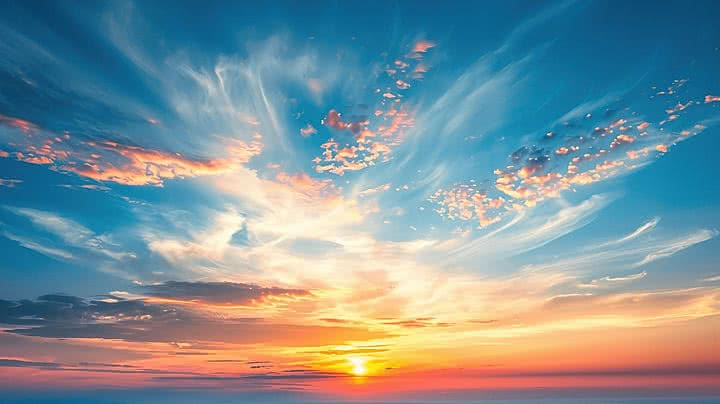
#> input picture lab5/sample_image.png, 720 x 404 px
$ jupyter execute lab5.ipynb   (older library calls are emulated)
#> lines starting #> are read from the running program, lines starting #| are printed output that depends on the picture
[cell 1]
import cv2
import numpy as np
import matplotlib.pyplot as plt

# Read the image
image = cv2.imread('sample_image.png')
#> image is the input picture: shape (404, 720, 3); mean B, G, R 152.6, 146, 124.8
image = cv2.cvtColor(image, cv2.COLOR_BGR2RGB)


# Task 1: Convolve an image with a 7x7 box filter


# Create a 7x7 box filter (averaging filter)
kernel_7x7 = np.ones((7, 7), np.float32) / 49

# Apply the box filter
smoothed_box = cv2.filter2D(image, -1, kernel_7x7)
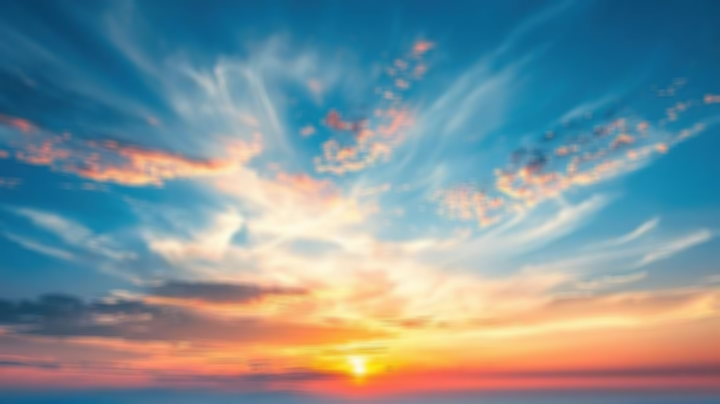
#> smoothed_box: shape (404, 720, 3); mean R, G, B 124.8, 146, 152.6

# Plot original and smoothed images side by side
fig1, ax1 = plt.subplots(1, 2, figsize=(12, 5))
fig1.suptitle("Task 1: 7x7 Box Filter", fontsize=16, fontweight='bold')

ax1[0].imshow(image)
ax1[0].set_title("Original Image")
ax1[0].axis("off")

ax1[1].imshow(smoothed_box)
ax1[1].set_title("Smoothed (7x7 Box Filter)")
ax1[1].axis("off")

plt.tight_layout()
plt.savefig("task1_box_filter.png", dpi=150, bbox_inches='tight')
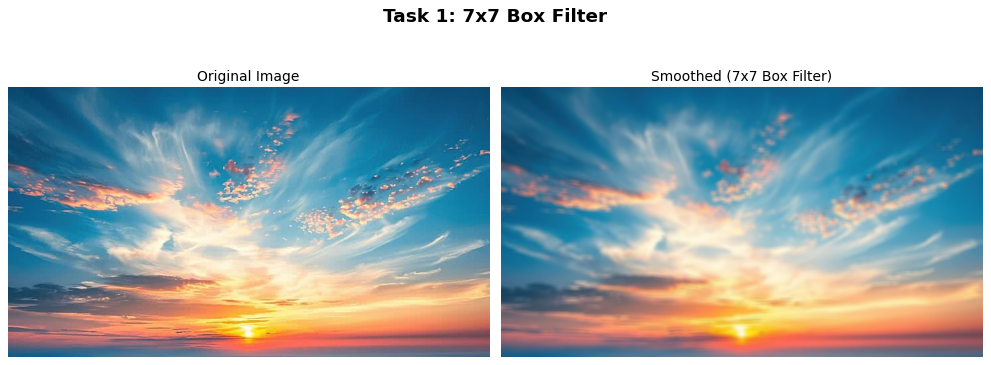
#> figure drawn by matplotlib, 2 panels
plt.show()
print("Task 1 completed: 7x7 Box Filter applied.")


#task 2: Apply 5x5 and 21x21 Gaussian filters


# Apply 5x5 Gaussian filter (sigma chosen automatically based on kernel size)
gaussian_5x5 = cv2.GaussianBlur(image, (5, 5), 0)

# Apply 21x21 Gaussian filter
gaussian_21x21 = cv2.GaussianBlur(image, (21, 21), 0)

# Plot all three images side by side
fig2, ax2 = plt.subplots(1, 3, figsize=(18, 5))
fig2.suptitle("Task 2: Gaussian Filters (5x5 vs 21x21)", fontsize=16, fontweight='bold')

ax2[0].imshow(image)
ax2[0].set_title("Original Image")
ax2[0].axis("off")

ax2[1].imshow(gaussian_5x5)
ax2[1].set_title("5x5 Gaussian Filter")
ax2[1].axis("off")

ax2[2].imshow(gaussian_21x21)
ax2[2].set_title("21x21 Gaussian Filter")
ax2[2].axis("off")

plt.tight_layout()
plt.savefig("task2_gaussian_filter.png", dpi=150, bbox_inches='tight')
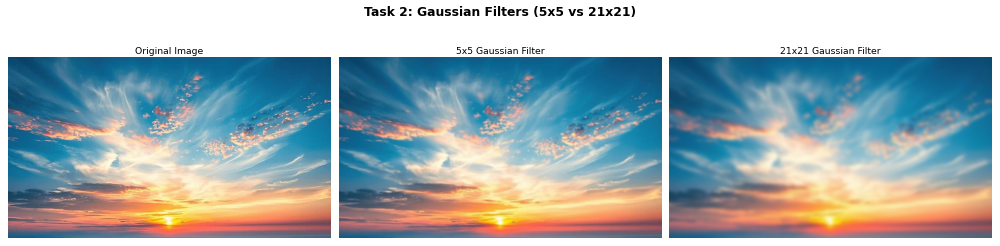
#> figure drawn by matplotlib, 3 panels
plt.show()
print("Task 2 completed: 5x5 and 21x21 Gaussian Filters applied.")


# Step 1: Read the image (already done above)
# Step 2: Convert image to float32
image_float = image.astype(np.float32) / 255.0

# Step 3: Apply the Laplacian filter using cv2.Laplacian()
laplacian = cv2.Laplacian(image_float, cv2.CV_32F, ksize=3)
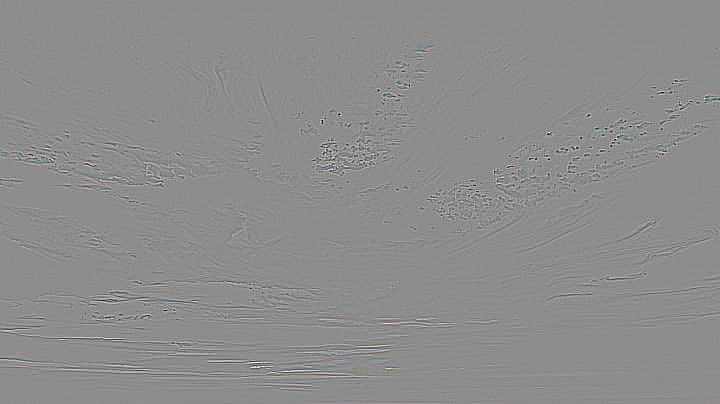
#> laplacian: shape (404, 720, 3) float32; mean R, G, B 9.94e-05, 6.41e-05, 6.98e-05; drawn with min black and max white

# Step 4: Sharpen the image
sharpened = np.clip(image_float - laplacian, 0, 1)
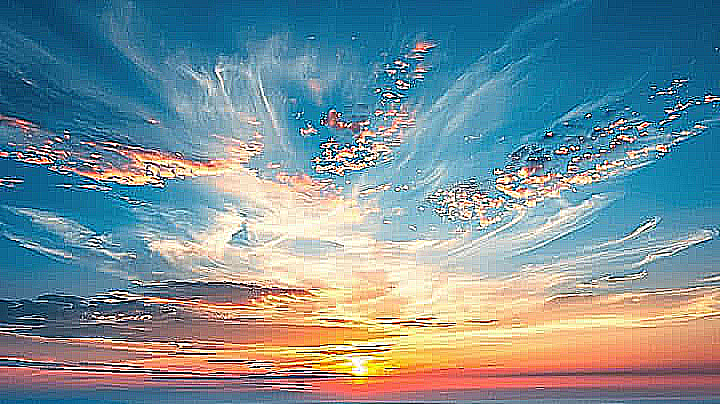
#> sharpened: shape (404, 720, 3) float32; mean R, G, B 0.473, 0.564, 0.594

# Step 5: Plot original, Laplacian result, and sharpened image
fig3, ax3 = plt.subplots(1, 3, figsize=(18, 5))
fig3.suptitle("Task 3: Laplacian Sharpening (3x3)", fontsize=16, fontweight='bold')

ax3[0].imshow(image_float)
ax3[0].set_title("Original Image")
ax3[0].axis("off")

# Normalize Laplacian for display (shift to 0-1 range for visibility)
laplacian_display = (laplacian - laplacian.min()) / (laplacian.max() - laplacian.min())
ax3[1].imshow(laplacian_display)
ax3[1].set_title("Laplacian Filter Output")
ax3[1].axis("off")

ax3[2].imshow(sharpened)
ax3[2].set_title("Sharpened Image")
ax3[2].axis("off")

plt.tight_layout()
plt.savefig("task3_laplacian_sharpening.png", dpi=150, bbox_inches='tight')
plt.show()
print("Task 3 completed: 3x3 Laplacian Sharpening applied.")

print("\nAll tasks completed successfully!")

$ run again, with lab5/task1_box_filter.png copied over lab5/sample_image.png
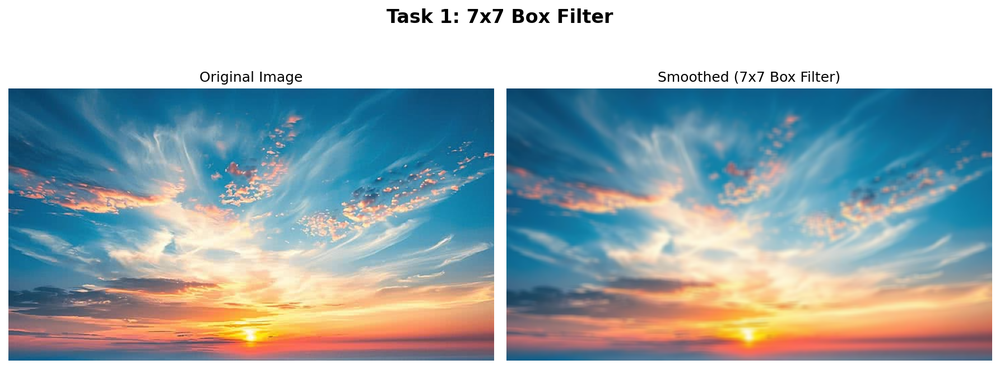
#> input picture lab5/task1_box_filter.png, 1000 x 369 px, shrunk from 1785 x 659 before the run
#> image is the input picture: shape (369, 1000, 3); mean B, G, R 179.8, 175.2, 160.1
#> `laplacian = cv2.Laplacian(image_float, cv2.CV_32F, ksize=3)`:
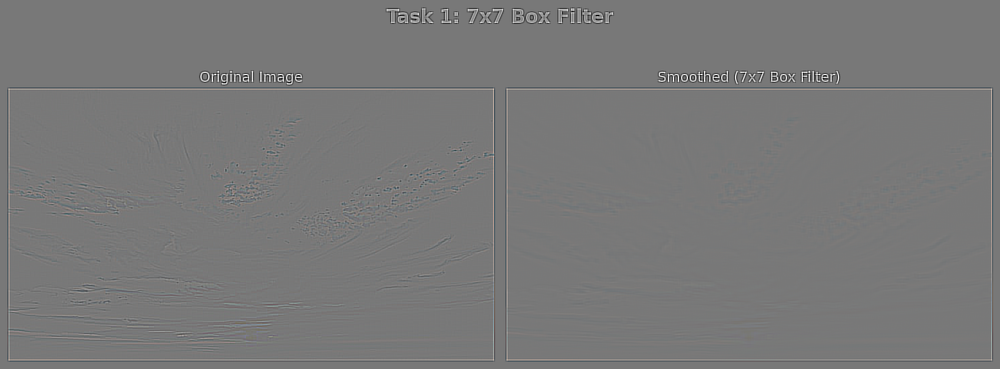
#> laplacian: shape (369, 1000, 3) float32; mean R, G, B 9.35e-08, 8.3e-10, -2.34e-08; drawn with min black and max white
#> `sharpened = np.clip(image_float - laplacian, 0, 1)`:
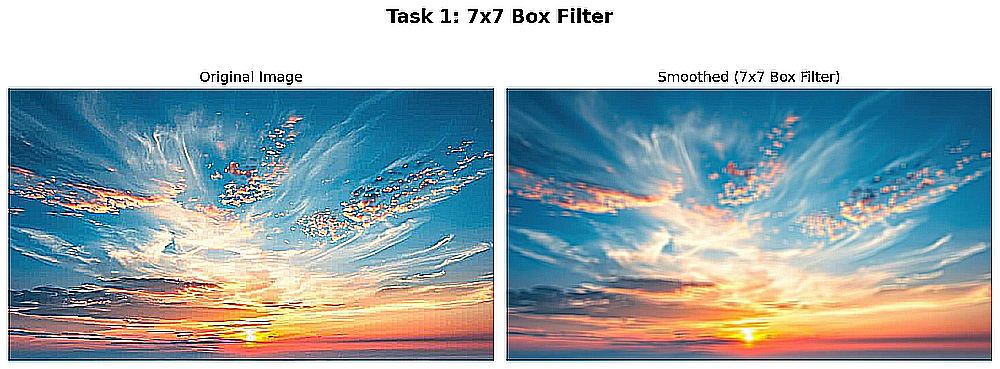
#> sharpened: shape (369, 1000, 3) float32; mean R, G, B 0.618, 0.679, 0.699

$ run again, with lab5/task2_gaussian_filter.png copied over lab5/sample_image.png
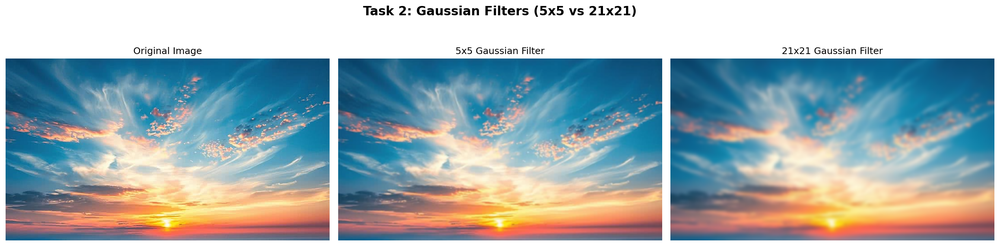
#> input picture lab5/task2_gaussian_filter.png, 1000 x 246 px, shrunk from 2685 x 660 before the run
#> image is the input picture: shape (246, 1000, 3); mean B, G, R 179.4, 174.7, 159.6
#> `laplacian = cv2.Laplacian(image_float, cv2.CV_32F, ksize=3)`:
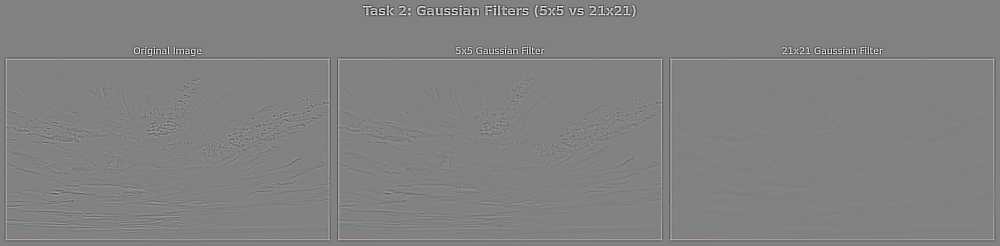
#> laplacian: shape (246, 1000, 3) float32; mean R, G, B -1.51e-07, -1.02e-07, -5.11e-08; drawn with min black and max white
#> `sharpened = np.clip(image_float - laplacian, 0, 1)`:
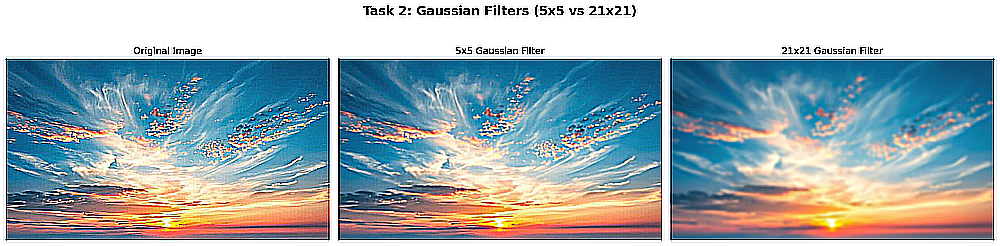
#> sharpened: shape (246, 1000, 3) float32; mean R, G, B 0.616, 0.677, 0.697

$ run again, with lab5/task3_laplacian_sharpening.png copied over lab5/sample_image.png
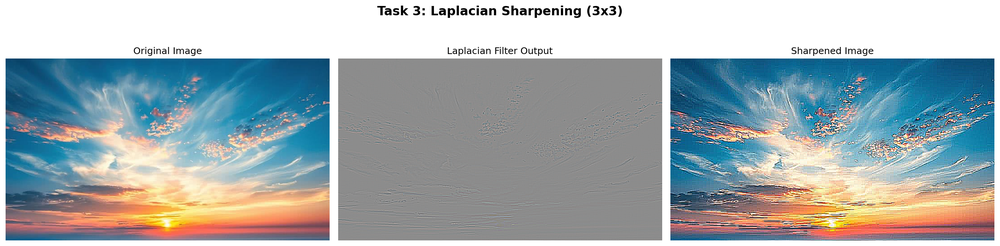
#> input picture lab5/task3_laplacian_sharpening.png, 1000 x 246 px, shrunk from 2685 x 660 before the run
#> image is the input picture: shape (246, 1000, 3); mean B, G, R 176.2, 172.8, 162.2
#> `laplacian = cv2.Laplacian(image_float, cv2.CV_32F, ksize=3)`:
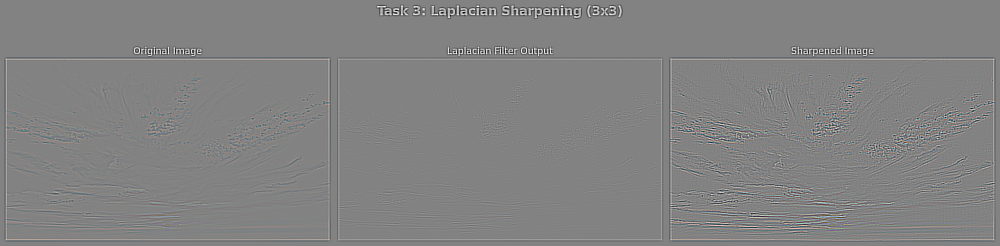
#> laplacian: shape (246, 1000, 3) float32; mean R, G, B -1.13e-07, -2.97e-08, -2.15e-08; drawn with min black and max white
#> `sharpened = np.clip(image_float - laplacian, 0, 1)`:
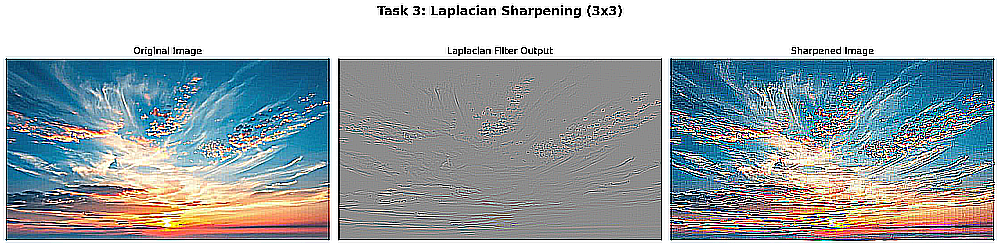
#> sharpened: shape (246, 1000, 3) float32; mean R, G, B 0.623, 0.662, 0.677
